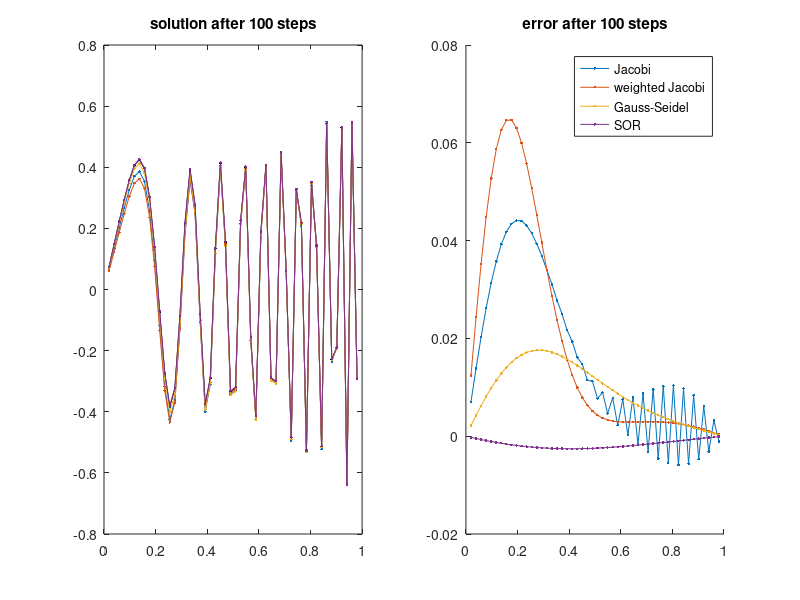

Source code (MATLAB):
function mit18086_smoothing
%MIT18086_SMOOTHING
%    Sets up a 1d Poisson problem with an oscillatory right hand
%    side and applies various iterative solvers to it.
%    Observe the decay rate of various error frequencies:
%    Jacobi smooths medium frequencies best, but fails for
%    grid-scale oscillations. Weighted-Jacobi remedies this
%    problem at the expense of a slower decay rate for small
%    frequencies. Gauss-Seidel performs well as a smoother.
%    SOR smooths best, but it is also more expensive in practice.
%    Observe how the error gets smoothed very quickly, but the
%    actual convergence to the correct solution is very slow.

% 04/2008 by Benjamin Seibold
% Feel free to modify for teaching and learning.
%------------------------------------------------------------------
b = 11;                           % number of oscillations
n = 50;                           % number of grid points
%------------------------------------------------------------------
% set up 1d Poisson problem with oscillatory right hand side
h = 1/(n+1);
x = (h:h:(1-h))';
sx = 2*pi*b*x.^2;
f = 1e2*sx.*sin(sx);
A = spdiags(ones(n,1)*[-1 2 -1],-1:1,n,n);
b = f*h^2;
uc = A\b;
I = speye(n);
D = diag(diag(A));
L = tril(A)-D;
%------------------------------------------------------------------
% different preconditioners
name = {'Jacobi','weighted Jacobi','Gauss-Seidel','SOR'};
P = {D,3/2*D,D+L,D+1.8*L};
%------------------------------------------------------------------
np = length(P);
for k = 1:np
    M{k} = I-P{k}\A;
    c{k} = P{k}\b;
    u{k} = zeros(n,1);
end
for i = 1:100
    clf
    for k = 1:np, u{k} = M{k}*u{k}+c{k}; end
    subplot(1,2,1)
    plot(x,uc,'k.-')
    hold all, for k = 1:np, plot(x,u{k},'.-'), end, hold off
    title(sprintf('solution after %d steps',i))
    subplot(1,2,2)
    hold all, for k = 1:np, plot(x,uc-u{k},'.-'), end, hold off
    legend(name)
    title(sprintf('error after %d steps',i))
    drawnow
end
